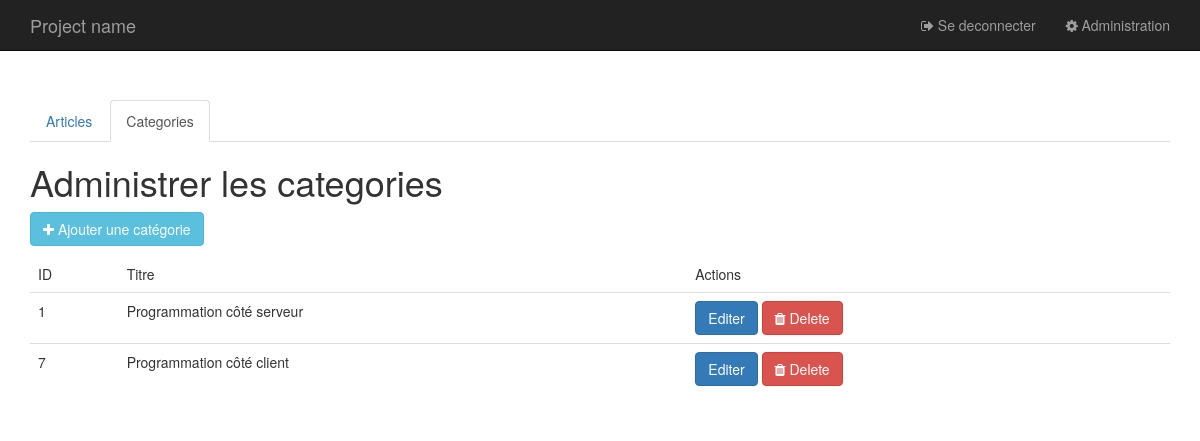
Screenshot of /index.php?page=admin.categories.index (signed in) with the database file from the repository.
### tables this page shows
CREATE TABLE IF NOT EXISTS `categories` (
  `id` int(11) NOT NULL AUTO_INCREMENT,
  `title` varchar(255) DEFAULT NULL,
  PRIMARY KEY (`id`),
  UNIQUE KEY `id` (`id`),
  KEY `id_2` (`id`)
);

### core/Controller/Controller.php (called while the page is built, shortened)
<?php
class Controller {
    protected $viewPath;
    protected function render($view, $vars = []) {
        extract($vars);
        $view = $this->viewPath . str_replace('.', '/', $view) . '.php';
        require($view);
    }
}

### app/Controller/Admin/CategoriesController.php (called while the page is built, shortened)
<?php
class CategoriesController extends AppController{
    public function indexAction() {
        $categories = $this->Category->all();
        $this->render('admin.categories.index', compact('categories'));
    }
}

### public/index.php (called while the page is built, shortened)
<?php
if(isset($_GET['page'])) {
    $page = $_GET['page'];
}
else {
    $page = 'posts.index';
}
$page = explode('.', $page);
if($page[0] === 'admin') {
    $action = $page[2].'Action';
}
else{
    $controller = '\App\Controller\\' .ucfirst($page[0]) . 'Controller';
    $action = $page[1].'Action';
}
$controller = new $controller();
$controller->$action();

### core/Table/Table.php (called while the page is built, shortened)
<?php
class Table {
    protected $table;
    protected $db;
    public function __construct(Database $db) {
        $this->db = $db;
    }
    public function all() {
        return $this->query('SELECT * FROM ' . $this->table);
    }
    public function query($statement, $attributes = null, $one = false) {
        if($attributes) {
            return $this->db->prepare(
                $statement,
                $attributes,
                str_replace('Table', 'Entity', get_class($this)),
                $one
            );
        }
        else {
            return $this->db->query(
                $statement,
                str_replace('Table', 'Entity', get_class($this)),
                $one
            );
        }
    }
}

### core/Database/MysqlDatabase.php (called while the page is built, shortened)
<?php
class MysqlDatabase extends Database {
    private $pdo;
    private function getPDO() {
        if($this->pdo === null) {
            $pdo = new PDO('mysql:dbname=base_blog;host=localhost', 'root', '');
            $pdo->setAttribute(PDO::ATTR_ERRMODE, PDO::ERRMODE_EXCEPTION);
            $this->pdo = $pdo;
        }
        return $this->pdo;
    }
    public function query($statement, $class_name = null, $one = false) {
        $req = $this->getPDO()->query($statement);
        if($class_name === null) {
            $req->setFetchMode(PDO::FETCH_OBJ);
        }
        else {
            $req->setFetchMode(PDO::FETCH_CLASS, $class_name);
        }
        if($one) {
            $datas = $req->fetch();
        }
        else {
            $datas = $req->fetchAll();
        }
        return $datas;
    }
}

### app/Autoloader.php (called while the page is built, shortened)
<?php
class Autoloader {
    public static function autoload($class) {
        if(strpos($class, __NAMESPACE__ . '\\') === 0) {
            $class = str_replace(__NAMESPACE__ . '\\', '', $class);
            $class = str_replace('\\', '/', $class);
        }
    }
}

### core/Autoloader.php (called while the page is built, shortened)
<?php
class Autoloader {
    public static function autoload($class) {
        if(strpos($class, __NAMESPACE__ . '\\') === 0) {
            $class = str_replace(__NAMESPACE__ . '\\', '', $class);
            $class = str_replace('\\', '/', $class);
        }
    }
}

### app/Views/admin/categories/index.php (the view, shortened to what this page needs)
<ul class="nav nav-tabs">
    <li role="presentation"><a href="index.php?page=admin.posts.index">Articles</a></li>
    <li role="presentation" class="active"><a href="index.php?page=admin.categories.index">Categories</a></li>
</ul>
<h1>Administrer les categories</h1>
<p>
    <a href="?page=admin.categories.add" class="btn btn-info">
        <i class="fa fa-plus"></i>
        Ajouter une catégorie
    </a>
</p>
<table class="table">
    <thead>
        <tr>
            <td>ID</td>
            <td>Titre</td>
            <td>Actions</td>
        </tr>
    </thead>
    <tbody>
        <?php foreach($categories as $categoriy): ?>
            <tr>
                <td>
                    <?= $categoriy->id; ?>
                </td>
                <td>
                    <?= $categoriy->title; ?>
                </td>
                <td>
                    <a class="btn-primary btn" href="?page=admin.categories.edit&id=<?= $categoriy->id; ?>">Editer</a>
                    <form action="?page=admin.categories.delete" method="post" style="display: inline;">
                        <button class="btn btn-danger">
                            <i class="fa fa-trash"></i> Delete
                        </button>
                    </form>
                </td>
            </tr>
        <?php endforeach; ?>
    </tbody>
</table>

### rows the page displays
categories: id "1", title "Programmation côté serveur"
categories: id "7", title "Programmation côté client"
